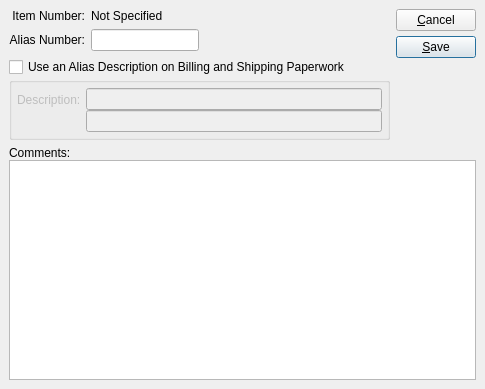
<ui version="4.0" >
 <author></author>
 <comment>This file is part of the xTuple ERP: PostBooks Edition, a free and
open source Enterprise Resource Planning software suite,
Copyright (c) 1999-2010 by OpenMFG LLC, d/b/a xTuple.
It is licensed to you under the Common Public Attribution License
version 1.0, the full text of which (including xTuple-specific Exhibits)
is available at www.xtuple.com/CPAL.  By using this software, you agree
to be bound by its terms.</comment>
 <exportmacro></exportmacro>
 <class>itemAlias</class>
 <widget class="QDialog" name="itemAlias" >
  <property name="geometry" >
   <rect>
    <x>0</x>
    <y>0</y>
    <width>485</width>
    <height>389</height>
   </rect>
  </property>
  <property name="windowTitle" >
   <string>Item Alias</string>
  </property>
  <layout class="QVBoxLayout" >
   <property name="margin" >
    <number>9</number>
   </property>
   <property name="spacing" >
    <number>6</number>
   </property>
   <item>
    <layout class="QHBoxLayout" >
     <property name="margin" >
      <number>0</number>
     </property>
     <property name="spacing" >
      <number>6</number>
     </property>
     <item>
      <layout class="QVBoxLayout" >
       <property name="margin" >
        <number>0</number>
       </property>
       <property name="spacing" >
        <number>6</number>
       </property>
       <item>
        <layout class="QHBoxLayout" >
         <property name="margin" >
          <number>0</number>
         </property>
         <property name="spacing" >
          <number>0</number>
         </property>
         <item>
          <layout class="QGridLayout" >
           <property name="margin" >
            <number>0</number>
           </property>
           <property name="spacing" >
            <number>6</number>
           </property>
           <item row="1" column="1" >
            <widget class="XLineEdit" name="_number" >
             <property name="sizePolicy" >
              <sizepolicy>
               <hsizetype>5</hsizetype>
               <vsizetype>0</vsizetype>
               <horstretch>0</horstretch>
               <verstretch>0</verstretch>
              </sizepolicy>
             </property>
            </widget>
           </item>
           <item row="0" column="1" >
            <widget class="QLabel" name="_item" >
             <property name="text" >
              <string>Not Specified</string>
             </property>
            </widget>
           </item>
           <item row="0" column="0" >
            <widget class="QLabel" name="_itemLit" >
             <property name="text" >
              <string>Item Number:</string>
             </property>
             <property name="alignment" >
              <set>Qt::AlignRight|Qt::AlignTrailing|Qt::AlignVCenter</set>
             </property>
             <property name="buddy" >
              <cstring>_itemLit</cstring>
             </property>
            </widget>
           </item>
           <item row="1" column="0" >
            <widget class="QLabel" name="_numberLit" >
             <property name="text" >
              <string>Alias Number:</string>
             </property>
             <property name="alignment" >
              <set>Qt::AlignRight|Qt::AlignTrailing|Qt::AlignVCenter</set>
             </property>
             <property name="buddy" >
              <cstring>_number</cstring>
             </property>
            </widget>
           </item>
          </layout>
         </item>
         <item>
          <spacer>
           <property name="orientation" >
            <enum>Qt::Horizontal</enum>
           </property>
           <property name="sizeType" >
            <enum>QSizePolicy::Expanding</enum>
           </property>
           <property name="sizeHint" >
            <size>
             <width>169</width>
             <height>20</height>
            </size>
           </property>
          </spacer>
         </item>
        </layout>
       </item>
       <item>
        <layout class="QVBoxLayout" >
         <property name="margin" >
          <number>0</number>
         </property>
         <property name="spacing" >
          <number>0</number>
         </property>
         <item>
          <layout class="QHBoxLayout" >
           <property name="margin" >
            <number>0</number>
           </property>
           <property name="spacing" >
            <number>0</number>
           </property>
           <item>
            <widget class="QCheckBox" name="_useDescription" >
             <property name="text" >
              <string>Use an Alias Description on Billing and Shipping Paperwork</string>
             </property>
            </widget>
           </item>
           <item>
            <spacer>
             <property name="orientation" >
              <enum>Qt::Horizontal</enum>
             </property>
             <property name="sizeType" >
              <enum>QSizePolicy::Expanding</enum>
             </property>
             <property name="sizeHint" >
              <size>
               <width>20</width>
               <height>20</height>
              </size>
             </property>
            </spacer>
           </item>
          </layout>
         </item>
         <item>
          <widget class="QGroupBox" name="_descriptionGroup" >
           <property name="enabled" >
            <bool>false</bool>
           </property>
           <property name="title" >
            <string/>
           </property>
           <layout class="QHBoxLayout" >
            <property name="margin" >
             <number>5</number>
            </property>
            <property name="spacing" >
             <number>5</number>
            </property>
            <item>
             <layout class="QVBoxLayout" >
              <property name="margin" >
               <number>0</number>
              </property>
              <property name="spacing" >
               <number>0</number>
              </property>
              <item>
               <widget class="QLabel" name="_descriptionLit" >
                <property name="text" >
                 <string>Description:</string>
                </property>
                <property name="buddy" >
                 <cstring>_descrip1</cstring>
                </property>
               </widget>
              </item>
              <item>
               <spacer>
                <property name="orientation" >
                 <enum>Qt::Vertical</enum>
                </property>
                <property name="sizeType" >
                 <enum>QSizePolicy::Preferred</enum>
                </property>
                <property name="sizeHint" >
                 <size>
                  <width>20</width>
                  <height>20</height>
                 </size>
                </property>
               </spacer>
              </item>
             </layout>
            </item>
            <item>
             <layout class="QVBoxLayout" >
              <property name="margin" >
               <number>0</number>
              </property>
              <property name="spacing" >
               <number>0</number>
              </property>
              <item>
               <widget class="XLineEdit" name="_descrip1" />
              </item>
              <item>
               <widget class="XLineEdit" name="_descrip2" />
              </item>
             </layout>
            </item>
           </layout>
          </widget>
         </item>
        </layout>
       </item>
      </layout>
     </item>
     <item>
      <layout class="QVBoxLayout" >
       <property name="margin" >
        <number>0</number>
       </property>
       <property name="spacing" >
        <number>0</number>
       </property>
       <item>
        <layout class="QVBoxLayout" >
         <property name="margin" >
          <number>0</number>
         </property>
         <property name="spacing" >
          <number>5</number>
         </property>
         <item>
          <widget class="QPushButton" name="_close" >
           <property name="text" >
            <string>&amp;Cancel</string>
           </property>
          </widget>
         </item>
         <item>
          <widget class="QPushButton" name="_save" >
           <property name="text" >
            <string>&amp;Save</string>
           </property>
           <property name="autoDefault" >
            <bool>true</bool>
           </property>
           <property name="default" >
            <bool>true</bool>
           </property>
          </widget>
         </item>
        </layout>
       </item>
       <item>
        <spacer>
         <property name="orientation" >
          <enum>Qt::Vertical</enum>
         </property>
         <property name="sizeType" >
          <enum>QSizePolicy::Expanding</enum>
         </property>
         <property name="sizeHint" >
          <size>
           <width>20</width>
           <height>20</height>
          </size>
         </property>
        </spacer>
       </item>
      </layout>
     </item>
    </layout>
   </item>
   <item>
    <widget class="QFrame" name="frame" >
     <property name="sizePolicy" >
      <sizepolicy>
       <hsizetype>5</hsizetype>
       <vsizetype>7</vsizetype>
       <horstretch>0</horstretch>
       <verstretch>1</verstretch>
      </sizepolicy>
     </property>
     <property name="frameShape" >
      <enum>QFrame::NoFrame</enum>
     </property>
     <property name="frameShadow" >
      <enum>QFrame::Plain</enum>
     </property>
     <layout class="QVBoxLayout" >
      <property name="margin" >
       <number>0</number>
      </property>
      <property name="spacing" >
       <number>0</number>
      </property>
      <item>
       <widget class="QLabel" name="_commentsLit" >
        <property name="text" >
         <string>Comments:</string>
        </property>
        <property name="alignment" >
         <set>Qt::AlignLeading|Qt::AlignLeft|Qt::AlignVCenter</set>
        </property>
        <property name="buddy" >
         <cstring>_comments</cstring>
        </property>
       </widget>
      </item>
      <item>
       <widget class="QTextEdit" name="_comments" />
      </item>
     </layout>
    </widget>
   </item>
  </layout>
 </widget>
 <layoutdefault spacing="6" margin="11" />
 <pixmapfunction>qPixmapFromMimeSource</pixmapfunction>
 <customwidgets>
  <customwidget>
   <class>XLineEdit</class>
   <extends>QLineEdit</extends>
   <header>xlineedit.h</header>
   <container>0</container>
   <pixmap></pixmap>
  </customwidget>
 </customwidgets>
 <tabstops>
  <tabstop>_number</tabstop>
  <tabstop>_useDescription</tabstop>
  <tabstop>_descrip1</tabstop>
  <tabstop>_descrip2</tabstop>
  <tabstop>_comments</tabstop>
  <tabstop>_save</tabstop>
  <tabstop>_close</tabstop>
 </tabstops>
 <includes/>
 <resources/>
 <connections>
  <connection>
   <sender>_close</sender>
   <signal>clicked()</signal>
   <receiver>itemAlias</receiver>
   <slot>reject()</slot>
   <hints>
    <hint type="sourcelabel" >
     <x>406</x>
     <y>32</y>
    </hint>
    <hint type="destinationlabel" >
     <x>20</x>
     <y>20</y>
    </hint>
   </hints>
  </connection>
  <connection>
   <sender>_useDescription</sender>
   <signal>toggled(bool)</signal>
   <receiver>_descriptionGroup</receiver>
   <slot>setEnabled(bool)</slot>
   <hints>
    <hint type="sourcelabel" >
     <x>33</x>
     <y>99</y>
    </hint>
    <hint type="destinationlabel" >
     <x>32</x>
     <y>122</y>
    </hint>
   </hints>
  </connection>
 </connections>
</ui>
